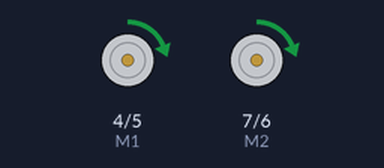
The sketch below on a simulated Arduino Uno, built with avr-gcc and run on an emulated ATmega328P. On the bench: direction and speed pins drawn as motors (green arrow = direction pin HIGH = forward, orange = LOW = backward, longer = more drive).

Above: at 0.15 s.
At 0.75 s:
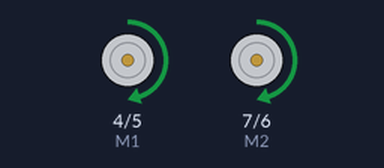
At 1.6 s:
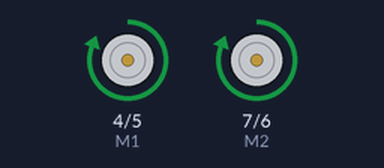
Timing chart, 0 to 4.1 s (numbered marks = the images above):
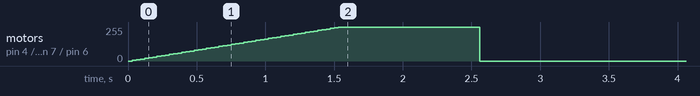

Measured:
- by itself, motor on pin 4 (M1) / pin 5 (E1), motor on pin 7 (M2) / pin 6 (E2): rises from stopped to forward 255/255 in 1.5 s, then falls to stopped in 1.0 s

The sketch:

test_moteurs.ino
```cpp
// Arduino PWM Speed Control：
// https://wiki.dfrobot.com/Arduino_Motor_Shield__L298N___SKU_DRI0009_

int E1 = 5;
int M1 = 4;
int E2 = 6;
int M2 = 7;

void setup() {
    pinMode(M1, OUTPUT);
    pinMode(M2, OUTPUT);
    //Serial.begin(9600);
}

int count = 0;

void loop() {
    //Serial.print("count = ");
    //Serial.println(count);
    count++;
    if (count > 1) {
            analogWrite(E1, 0);
            analogWrite(E2, 0);
    }
    else {
        int value;
        for(value = 0 ; value <= 255; value+=5) {
            digitalWrite(M1,HIGH);      // moteur 1 marche avant
            digitalWrite(M2, HIGH);     // moteur 2 marche avant
            analogWrite(E1, value);   //PWM Speed Control
            analogWrite(E2, value);   //PWM Speed Control
            delay(30);
        }
    }

    delay(1000);
}
```
